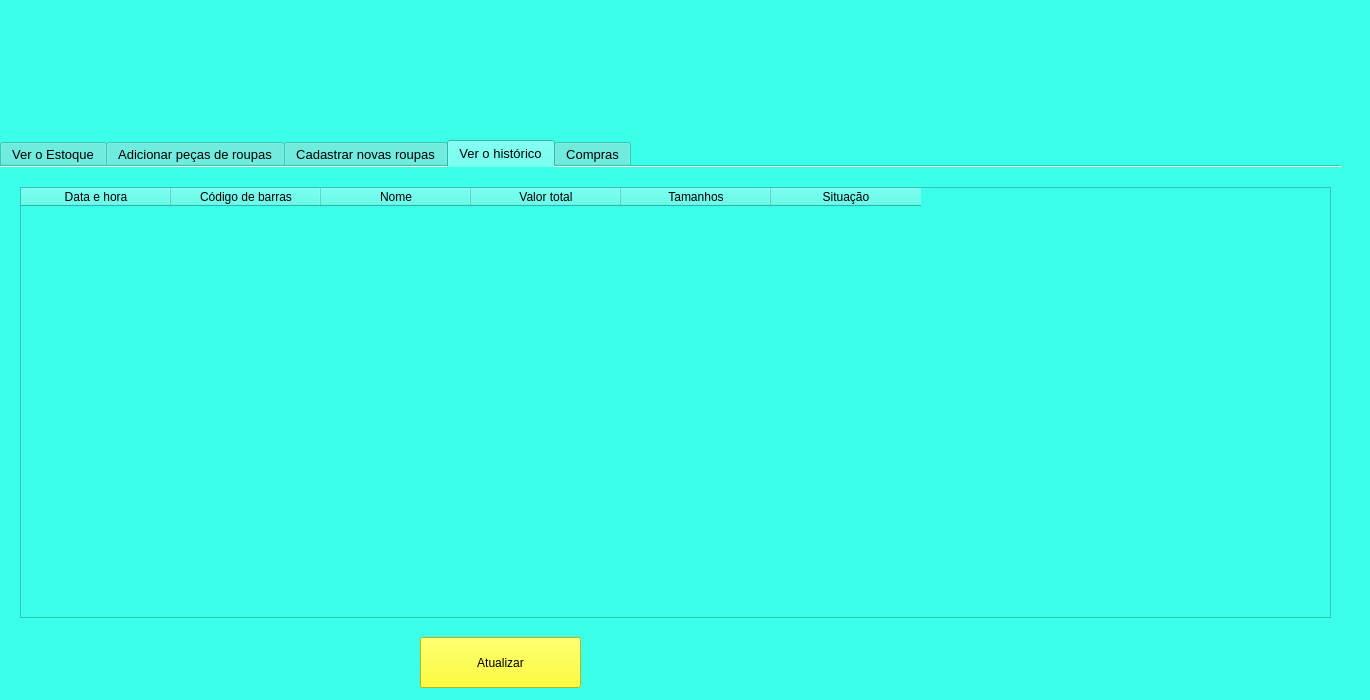
<?xml version="1.0" encoding="UTF-8"?>
<ui version="4.0">
 <class>MainWindow</class>
 <widget class="QMainWindow" name="MainWindow">
  <property name="geometry">
   <rect>
    <x>0</x>
    <y>0</y>
    <width>1370</width>
    <height>700</height>
   </rect>
  </property>
  <property name="windowTitle">
   <string>MainWindow</string>
  </property>
  <property name="styleSheet">
   <string notr="true">background-color: rgb(60, 255, 233);</string>
  </property>
  <property name="animated">
   <bool>true</bool>
  </property>
  <widget class="QWidget" name="centralwidget">
   <widget class="QLabel" name="icon">
    <property name="geometry">
     <rect>
      <x>260</x>
      <y>0</y>
      <width>150</width>
      <height>141</height>
     </rect>
    </property>
    <property name="text">
     <string>&lt;html&gt;&lt;head/&gt;&lt;body&gt;&lt;p&gt;&lt;img src=&quot;marianalemosicon.jpg&quot;/&gt;&lt;/p&gt;&lt;/body&gt;&lt;/html&gt;</string>
    </property>
   </widget>
   <widget class="QTabWidget" name="tabWidget">
    <property name="geometry">
     <rect>
      <x>0</x>
      <y>140</y>
      <width>1341</width>
      <height>571</height>
     </rect>
    </property>
    <property name="font">
     <font>
      <pointsize>10</pointsize>
     </font>
    </property>
    <property name="styleSheet">
     <string notr="true">background-color: rgb(60, 255, 233);</string>
    </property>
    <property name="tabPosition">
     <enum>QTabWidget::North</enum>
    </property>
    <property name="tabShape">
     <enum>QTabWidget::Rounded</enum>
    </property>
    <property name="currentIndex">
     <number>3</number>
    </property>
    <property name="iconSize">
     <size>
      <width>100</width>
      <height>100</height>
     </size>
    </property>
    <property name="elideMode">
     <enum>Qt::ElideNone</enum>
    </property>
    <property name="usesScrollButtons">
     <bool>false</bool>
    </property>
    <property name="documentMode">
     <bool>true</bool>
    </property>
    <property name="tabsClosable">
     <bool>false</bool>
    </property>
    <property name="movable">
     <bool>false</bool>
    </property>
    <property name="tabBarAutoHide">
     <bool>false</bool>
    </property>
    <widget class="QWidget" name="tab">
     <attribute name="title">
      <string>Ver o Estoque</string>
     </attribute>
     <widget class="QTableWidget" name="verestoquetabela">
      <property name="geometry">
       <rect>
        <x>20</x>
        <y>20</y>
        <width>1311</width>
        <height>401</height>
       </rect>
      </property>
      <property name="cursor" stdset="0">
       <cursorShape>ArrowCursor</cursorShape>
      </property>
      <property name="accessibleName">
       <string/>
      </property>
      <property name="verticalScrollBarPolicy">
       <enum>Qt::ScrollBarAlwaysOn</enum>
      </property>
      <property name="horizontalScrollBarPolicy">
       <enum>Qt::ScrollBarAlwaysOn</enum>
      </property>
      <property name="verticalScrollMode">
       <enum>QAbstractItemView::ScrollPerPixel</enum>
      </property>
      <property name="horizontalScrollMode">
       <enum>QAbstractItemView::ScrollPerPixel</enum>
      </property>
      <property name="rowCount">
       <number>0</number>
      </property>
      <property name="columnCount">
       <number>15</number>
      </property>
      <attribute name="horizontalHeaderCascadingSectionResizes">
       <bool>false</bool>
      </attribute>
      <column>
       <property name="text">
        <string>Código de barras</string>
       </property>
      </column>
      <column>
       <property name="text">
        <string>Nome</string>
       </property>
      </column>
      <column>
       <property name="text">
        <string>Valor</string>
       </property>
      </column>
      <column>
       <property name="text">
        <string>Quantidade total</string>
       </property>
      </column>
      <column>
       <property name="text">
        <string>Tamanhos P</string>
       </property>
      </column>
      <column>
       <property name="text">
        <string>Tamanhos M</string>
       </property>
      </column>
      <column>
       <property name="text">
        <string>Tamanhos G</string>
       </property>
      </column>
      <column>
       <property name="text">
        <string>Tamanhos GG</string>
       </property>
      </column>
      <column>
       <property name="text">
        <string>Opção</string>
       </property>
      </column>
      <column>
       <property name="text">
        <string>Tamanhos 36</string>
       </property>
      </column>
      <column>
       <property name="text">
        <string>Tamanhos 38</string>
       </property>
      </column>
      <column>
       <property name="text">
        <string>Tamanhos 40</string>
       </property>
      </column>
      <column>
       <property name="text">
        <string>Tamanhos 42</string>
       </property>
      </column>
      <column>
       <property name="text">
        <string>Tamanhos 44</string>
       </property>
      </column>
      <column>
       <property name="text">
        <string>Tamanhos 46</string>
       </property>
      </column>
     </widget>
     <widget class="QPushButton" name="atualizarestoque">
      <property name="geometry">
       <rect>
        <x>600</x>
        <y>460</y>
        <width>131</width>
        <height>51</height>
       </rect>
      </property>
      <property name="styleSheet">
       <string notr="true">background-color: rgb(46, 255, 133);
</string>
      </property>
      <property name="text">
       <string>Atualizar</string>
      </property>
     </widget>
    </widget>
    <widget class="QWidget" name="tab_2">
     <property name="enabled">
      <bool>true</bool>
     </property>
     <property name="mouseTracking">
      <bool>false</bool>
     </property>
     <attribute name="title">
      <string>Adicionar peças de roupas</string>
     </attribute>
     <widget class="QPushButton" name="pushButton_2">
      <property name="geometry">
       <rect>
        <x>10</x>
        <y>10</y>
        <width>161</width>
        <height>51</height>
       </rect>
      </property>
      <property name="styleSheet">
       <string notr="true">background-color: rgb(0, 170, 255);</string>
      </property>
      <property name="text">
       <string>Adicionar peças de roupas</string>
      </property>
      <property name="flat">
       <bool>false</bool>
      </property>
     </widget>
    </widget>
    <widget class="QWidget" name="tab_3">
     <attribute name="title">
      <string>Cadastrar novas roupas</string>
     </attribute>
     <widget class="QPushButton" name="pushButton">
      <property name="geometry">
       <rect>
        <x>70</x>
        <y>70</y>
        <width>141</width>
        <height>51</height>
       </rect>
      </property>
      <property name="styleSheet">
       <string notr="true">background-color: rgb(255, 85, 127);</string>
      </property>
      <property name="text">
       <string>Cadastrar novas roupas</string>
      </property>
     </widget>
    </widget>
    <widget class="QWidget" name="tab_4">
     <attribute name="title">
      <string>Ver o histórico</string>
     </attribute>
     <widget class="QPushButton" name="atualizarhistorico">
      <property name="geometry">
       <rect>
        <x>420</x>
        <y>470</y>
        <width>161</width>
        <height>51</height>
       </rect>
      </property>
      <property name="styleSheet">
       <string notr="true">background-color: rgb(255, 255, 0);</string>
      </property>
      <property name="text">
       <string>Atualizar</string>
      </property>
     </widget>
     <widget class="QTableWidget" name="verhistoricotabela">
      <property name="geometry">
       <rect>
        <x>20</x>
        <y>20</y>
        <width>1311</width>
        <height>431</height>
       </rect>
      </property>
      <property name="sizeAdjustPolicy">
       <enum>QAbstractScrollArea::AdjustToContents</enum>
      </property>
      <property name="verticalScrollMode">
       <enum>QAbstractItemView::ScrollPerPixel</enum>
      </property>
      <property name="horizontalScrollMode">
       <enum>QAbstractItemView::ScrollPerPixel</enum>
      </property>
      <property name="gridStyle">
       <enum>Qt::SolidLine</enum>
      </property>
      <property name="wordWrap">
       <bool>false</bool>
      </property>
      <attribute name="horizontalHeaderDefaultSectionSize">
       <number>150</number>
      </attribute>
      <attribute name="horizontalHeaderMinimumSectionSize">
       <number>31</number>
      </attribute>
      <attribute name="verticalHeaderDefaultSectionSize">
       <number>35</number>
      </attribute>
      <column>
       <property name="text">
        <string>Data e hora</string>
       </property>
      </column>
      <column>
       <property name="text">
        <string>Código de barras</string>
       </property>
      </column>
      <column>
       <property name="text">
        <string>Nome</string>
       </property>
      </column>
      <column>
       <property name="text">
        <string>Valor total</string>
       </property>
      </column>
      <column>
       <property name="text">
        <string>Tamanhos</string>
       </property>
      </column>
      <column>
       <property name="text">
        <string>Situação</string>
       </property>
      </column>
     </widget>
    </widget>
    <widget class="QWidget" name="tab_5">
     <attribute name="title">
      <string>Compras</string>
     </attribute>
     <widget class="QPushButton" name="pushButton_3">
      <property name="geometry">
       <rect>
        <x>70</x>
        <y>80</y>
        <width>151</width>
        <height>51</height>
       </rect>
      </property>
      <property name="styleSheet">
       <string notr="true">background-color: rgb(85, 255, 0);</string>
      </property>
      <property name="text">
       <string>Retirar peças de roupas</string>
      </property>
     </widget>
    </widget>
   </widget>
  </widget>
 </widget>
 <resources>
  <include location="icon.qrc"/>
 </resources>
 <connections/>
</ui>
